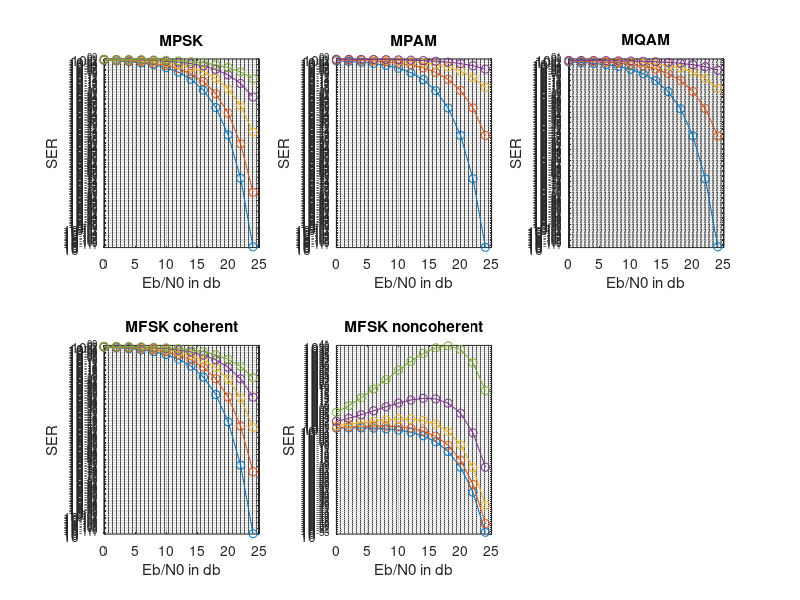

This chart was generated by the following MATLAB code:
EbN0_db = 0:2:24;
EbN0 = 10.^(EbN0_db/10);

%MPSK
M_PSK = [2, 4, 8, 16, 32];
P_SER_PSK = zeros(length(M_PSK), length(EbN0));

for i = 1:length(M_PSK)
M = M_PSK(i);
P_SER_PSK(i,:) = 2 * qfunc(sqrt(2*EbN0*sin(pi/M)));
end

%MPAM
M_PAM = [2, 4, 8, 16];
P_SER_PAM = zeros(length(M_PAM), length(EbN0));

for i = 1:length(M_PAM)
M = M_PAM(i);
P_SER_PAM(i,:) = 2 *(M-1)/M * qfunc(sqrt(6*log2(M)/(M^2 - 1) * EbN0));
end

%MQAM
M_QAM = [4,16,64,256];
P_SER_QAM = zeros(length(M_QAM), length(EbN0));
for i = 1:length(M_QAM)
M = M_QAM(i);
P_SER_QAM(i,:) = 4 * (1 - 1/sqrt(M)) * qfunc(sqrt(3*log2(M)/(M-1) * EbN0))
end

%MFSK (coherent)
M_MFSK = [2, 4, 8, 16, 32]; % M values for MFSK
P_SER_MFSK_coherent = zeros(length(M_MFSK), length(EbN0));
for i = 1:length(M_MFSK)
M = M_MFSK(i);
P_SER_MFSK_coherent(i, :) = qfunc(sqrt(2*EbN0*log2(M)/(M-1)));
end

%MFSK (non coherent)
P_SER_MFSK_noncoherent = zeros(length(M_MFSK), length(EbN0));
for i = 1:length(M_MFSK)
M = M_MFSK(i);
P_SER_MFSK_noncoherent(i, :) = exp(-(EbN0/2)) .* (((1+EbN0).^(M-1) - 1)./(M-1))
end

subplot(2,3,1)
for i=1:length(M_PSK)
semilogy(EbN0_db,P_SER_PSK(i,:),'-o'); hold on;
end
title('MPSK');
xlabel('Eb/N0 in db')
ylabel('SER');
grid on;

subplot(2,3,2)
for i=1:length(M_PAM)
semilogy(EbN0_db,P_SER_PAM(i,:),'-o'); hold on;
end
title('MPAM');
xlabel('Eb/N0 in db')
ylabel('SER');
grid on;

subplot(2,3,3)
for i=1:length(M_QAM)
semilogy(EbN0_db,P_SER_QAM(i,:),'-o'); hold on;
end
title('MQAM');
xlabel('Eb/N0 in db')
ylabel('SER');
grid on;

subplot(2,3,4)
for i=1:length(M_MFSK)
semilogy(EbN0_db,P_SER_MFSK_coherent(i,:),'-o'); hold on;
end
title('MFSK coherent');
xlabel('Eb/N0 in db')
ylabel('SER');
grid on;

subplot(2,3,5)
for i=1:length(M_MFSK)
semilogy(EbN0_db,P_SER_MFSK_noncoherent(i,:),'-o'); hold on;
end
title('MFSK noncoherent');
xlabel('Eb/N0 in db')
ylabel('SER');
grid on;
